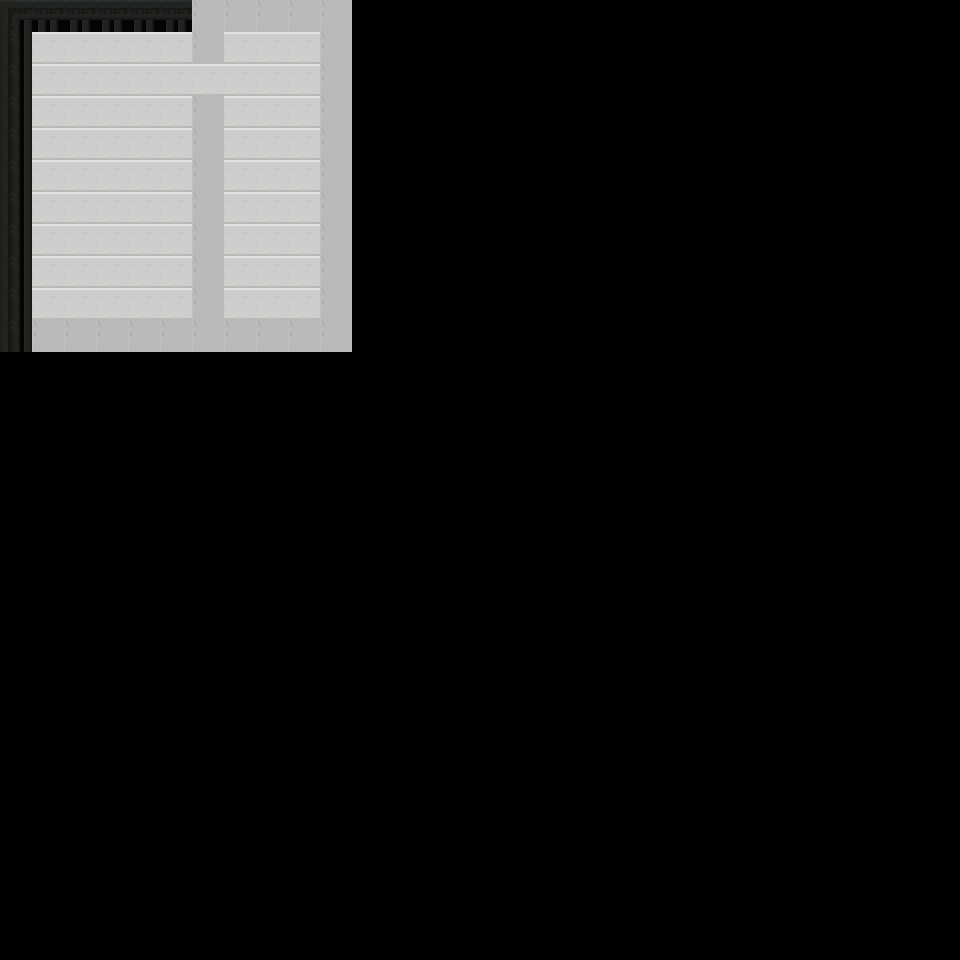

A 2D game scene composited from a Tiled map and its tileset images. What follows is a short description and the map's XML, with every tile layer's data as written:
An orthogonal 30x30 tile map with 32x32 px tiles, 1 tile layer (Tile Layer 1) and 5 objects (3x plant, bed, locker).

<map version="1.0" tiledversion="1.1.4" orientation="orthogonal" renderorder="right-down" width="30" height="30" tilewidth="32" tileheight="32" infinite="0" nextobjectid="17">
 <tileset firstgid="1" source="scifi_platformTiles_32x32.tsx" />
 <layer name="Tile Layer 1" width="30" height="30">
  <data encoding="csv">
505,506,506,506,506,506,281,281,281,281,281,0,0,0,0,0,0,0,0,0,0,0,0,0,0,0,0,0,0,0,
540,211,211,211,211,211,281,211,211,211,281,0,0,0,0,0,0,0,0,0,0,0,0,0,0,0,0,0,0,0,
540,211,211,211,211,211,211,211,211,211,281,0,0,0,0,0,0,0,0,0,0,0,0,0,0,0,0,0,0,0,
540,211,211,211,211,211,281,211,211,211,281,0,0,0,0,0,0,0,0,0,0,0,0,0,0,0,0,0,0,0,
540,211,211,211,211,211,281,211,211,211,281,0,0,0,0,0,0,0,0,0,0,0,0,0,0,0,0,0,0,0,
540,211,211,211,211,211,281,211,211,211,281,0,0,0,0,0,0,0,0,0,0,0,0,0,0,0,0,0,0,0,
540,211,211,211,211,211,281,211,211,211,281,0,0,0,0,0,0,0,0,0,0,0,0,0,0,0,0,0,0,0,
540,211,211,211,211,211,281,211,211,211,281,0,0,0,0,0,0,0,0,0,0,0,0,0,0,0,0,0,0,0,
540,211,211,211,211,211,281,211,211,211,281,0,0,0,0,0,0,0,0,0,0,0,0,0,0,0,0,0,0,0,
540,211,211,211,211,211,281,211,211,211,281,0,0,0,0,0,0,0,0,0,0,0,0,0,0,0,0,0,0,0,
540,281,281,281,281,281,281,281,281,281,281,0,0,0,0,0,0,0,0,0,0,0,0,0,0,0,0,0,0,0,
0,0,0,0,0,0,0,0,0,0,0,0,0,0,0,0,0,0,0,0,0,0,0,0,0,0,0,0,0,0,
0,0,0,0,0,0,0,0,0,0,0,0,0,0,0,0,0,0,0,0,0,0,0,0,0,0,0,0,0,0,
0,0,0,0,0,0,0,0,0,0,0,0,0,0,0,0,0,0,0,0,0,0,0,0,0,0,0,0,0,0,
0,0,0,0,0,0,0,0,0,0,0,0,0,0,0,0,0,0,0,0,0,0,0,0,0,0,0,0,0,0,
0,0,0,0,0,0,0,0,0,0,0,0,0,0,0,0,0,0,0,0,0,0,0,0,0,0,0,0,0,0,
0,0,0,0,0,0,0,0,0,0,0,0,0,0,0,0,0,0,0,0,0,0,0,0,0,0,0,0,0,0,
0,0,0,0,0,0,0,0,0,0,0,0,0,0,0,0,0,0,0,0,0,0,0,0,0,0,0,0,0,0,
0,0,0,0,0,0,0,0,0,0,0,0,0,0,0,0,0,0,0,0,0,0,0,0,0,0,0,0,0,0,
0,0,0,0,0,0,0,0,0,0,0,0,0,0,0,0,0,0,0,0,0,0,0,0,0,0,0,0,0,0,
0,0,0,0,0,0,0,0,0,0,0,0,0,0,0,0,0,0,0,0,0,0,0,0,0,0,0,0,0,0,
0,0,0,0,0,0,0,0,0,0,0,0,0,0,0,0,0,0,0,0,0,0,0,0,0,0,0,0,0,0,
0,0,0,0,0,0,0,0,0,0,0,0,0,0,0,0,0,0,0,0,0,0,0,0,0,0,0,0,0,0,
0,0,0,0,0,0,0,0,0,0,0,0,0,0,0,0,0,0,0,0,0,0,0,0,0,0,0,0,0,0,
0,0,0,0,0,0,0,0,0,0,0,0,0,0,0,0,0,0,0,0,0,0,0,0,0,0,0,0,0,0,
0,0,0,0,0,0,0,0,0,0,0,0,0,0,0,0,0,0,0,0,0,0,0,0,0,0,0,0,0,0,
0,0,0,0,0,0,0,0,0,0,0,0,0,0,0,0,0,0,0,0,0,0,0,0,0,0,0,0,0,0,
0,0,0,0,0,0,0,0,0,0,0,0,0,0,0,0,0,0,0,0,0,0,0,0,0,0,0,0,0,0,
0,0,0,0,0,0,0,0,0,0,0,0,0,0,0,0,0,0,0,0,0,0,0,0,0,0,0,0,0,0,
0,0,0,0,0,0,0,0,0,0,0,0,0,0,0,0,0,0,0,0,0,0,0,0,0,0,0,0,0,0
</data>
 </layer>
 <objectgroup name="Object Layer 1">
  <object id="7" type="bed" x="288" y="32" width="32" height="96" />
  <object id="8" type="plant" x="64" y="32" width="32" height="32" />
  <object id="9" type="plant" x="32" y="128" width="32" height="32" />
  <object id="10" type="plant" x="32" y="224" width="32" height="32" />
  <object id="11" type="locker" x="224" y="160" width="32" height="32" />
 </objectgroup>
</map>
